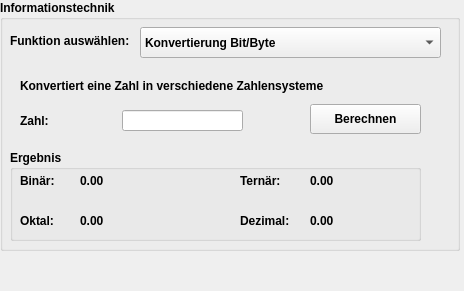
<?xml version="1.0" encoding="UTF-8"?>
<ui version="4.0">
 <class>Form</class>
 <widget class="QWidget" name="Form">
  <property name="geometry">
   <rect>
    <x>0</x>
    <y>0</y>
    <width>464</width>
    <height>291</height>
   </rect>
  </property>
  <property name="font">
   <font>
    <bold>true</bold>
   </font>
  </property>
  <property name="windowTitle">
   <string>Form</string>
  </property>
  <widget class="QGroupBox" name="groupBox_2">
   <property name="geometry">
    <rect>
     <x>0</x>
     <y>0</y>
     <width>460</width>
     <height>251</height>
    </rect>
   </property>
   <property name="minimumSize">
    <size>
     <width>460</width>
     <height>0</height>
    </size>
   </property>
   <property name="maximumSize">
    <size>
     <width>460</width>
     <height>16777215</height>
    </size>
   </property>
   <property name="font">
    <font>
     <bold>true</bold>
    </font>
   </property>
   <property name="title">
    <string>Informationstechnik</string>
   </property>
   <widget class="QLabel" name="label_2">
    <property name="geometry">
     <rect>
      <x>10</x>
      <y>30</y>
      <width>131</width>
      <height>21</height>
     </rect>
    </property>
    <property name="text">
     <string>Funktion auswählen:</string>
    </property>
   </widget>
   <widget class="QComboBox" name="combo_function_2">
    <property name="geometry">
     <rect>
      <x>140</x>
      <y>27</y>
      <width>301</width>
      <height>31</height>
     </rect>
    </property>
    <item>
     <property name="text">
      <string>Konvertierung Bit/Byte</string>
     </property>
    </item>
    <item>
     <property name="text">
      <string>Konvertierung Zahlensysteme</string>
     </property>
    </item>
   </widget>
   <widget class="QStackedWidget" name="stacked_inputs_2">
    <property name="geometry">
     <rect>
      <x>10</x>
      <y>60</y>
      <width>421</width>
      <height>181</height>
     </rect>
    </property>
    <property name="currentIndex">
     <number>1</number>
    </property>
    <widget class="QWidget" name="page_add_2">
     <widget class="QLabel" name="label_add_value_2">
      <property name="geometry">
       <rect>
        <x>10</x>
        <y>50</y>
        <width>101</width>
        <height>21</height>
       </rect>
      </property>
      <property name="text">
       <string>Bit</string>
      </property>
     </widget>
     <widget class="QLineEdit" name="input_add_value_2">
      <property name="geometry">
       <rect>
        <x>120</x>
        <y>50</y>
        <width>113</width>
        <height>20</height>
       </rect>
      </property>
      <property name="font">
       <font>
        <bold>true</bold>
       </font>
      </property>
     </widget>
     <widget class="QLabel" name="label_add_percent_2">
      <property name="geometry">
       <rect>
        <x>10</x>
        <y>80</y>
        <width>101</width>
        <height>21</height>
       </rect>
      </property>
      <property name="text">
       <string>Byte</string>
      </property>
     </widget>
     <widget class="QLineEdit" name="input_add_percent_2">
      <property name="geometry">
       <rect>
        <x>120</x>
        <y>80</y>
        <width>113</width>
        <height>20</height>
       </rect>
      </property>
     </widget>
     <widget class="QLabel" name="label_add_2">
      <property name="geometry">
       <rect>
        <x>10</x>
        <y>10</y>
        <width>421</width>
        <height>31</height>
       </rect>
      </property>
      <property name="text">
       <string>Konvertiert zwischen Bit und Byte</string>
      </property>
     </widget>
     <widget class="QPushButton" name="btn_calculate_3">
      <property name="geometry">
       <rect>
        <x>10</x>
        <y>110</y>
        <width>111</width>
        <height>30</height>
       </rect>
      </property>
      <property name="text">
       <string>Konvertieren</string>
      </property>
     </widget>
    </widget>
    <widget class="QWidget" name="page_sub_2">
     <widget class="QLabel" name="label_sub_2">
      <property name="geometry">
       <rect>
        <x>10</x>
        <y>10</y>
        <width>421</width>
        <height>31</height>
       </rect>
      </property>
      <property name="text">
       <string>Konvertiert eine Zahl in verschiedene Zahlensysteme</string>
      </property>
     </widget>
     <widget class="QLabel" name="label_sub_value_2">
      <property name="geometry">
       <rect>
        <x>10</x>
        <y>50</y>
        <width>101</width>
        <height>21</height>
       </rect>
      </property>
      <property name="text">
       <string>Zahl:</string>
      </property>
     </widget>
     <widget class="QLineEdit" name="input_sub_value_2">
      <property name="geometry">
       <rect>
        <x>112</x>
        <y>50</y>
        <width>121</width>
        <height>21</height>
       </rect>
      </property>
     </widget>
     <widget class="QGroupBox" name="groupBox_results_2">
      <property name="geometry">
       <rect>
        <x>0</x>
        <y>90</y>
        <width>411</width>
        <height>91</height>
       </rect>
      </property>
      <property name="title">
       <string>Ergebnis</string>
      </property>
      <widget class="QLabel" name="label_result_title_2">
       <property name="geometry">
        <rect>
         <x>10</x>
         <y>20</y>
         <width>51</width>
         <height>21</height>
        </rect>
       </property>
       <property name="text">
        <string>Binär:</string>
       </property>
      </widget>
      <widget class="QLabel" name="result_value_2">
       <property name="geometry">
        <rect>
         <x>70</x>
         <y>20</y>
         <width>121</width>
         <height>21</height>
        </rect>
       </property>
       <property name="text">
        <string>0.00</string>
       </property>
      </widget>
      <widget class="QLabel" name="label_result_title_3">
       <property name="geometry">
        <rect>
         <x>10</x>
         <y>60</y>
         <width>51</width>
         <height>21</height>
        </rect>
       </property>
       <property name="text">
        <string>Oktal:</string>
       </property>
      </widget>
      <widget class="QLabel" name="label_result_title_4">
       <property name="geometry">
        <rect>
         <x>230</x>
         <y>20</y>
         <width>51</width>
         <height>21</height>
        </rect>
       </property>
       <property name="text">
        <string>Ternär:</string>
       </property>
      </widget>
      <widget class="QLabel" name="result_value_3">
       <property name="geometry">
        <rect>
         <x>70</x>
         <y>60</y>
         <width>121</width>
         <height>21</height>
        </rect>
       </property>
       <property name="text">
        <string>0.00</string>
       </property>
      </widget>
      <widget class="QLabel" name="result_value_4">
       <property name="geometry">
        <rect>
         <x>300</x>
         <y>20</y>
         <width>41</width>
         <height>21</height>
        </rect>
       </property>
       <property name="text">
        <string>0.00</string>
       </property>
      </widget>
      <widget class="QLabel" name="label_result_title_5">
       <property name="geometry">
        <rect>
         <x>230</x>
         <y>60</y>
         <width>51</width>
         <height>21</height>
        </rect>
       </property>
       <property name="text">
        <string>Dezimal:</string>
       </property>
      </widget>
      <widget class="QLabel" name="result_value_5">
       <property name="geometry">
        <rect>
         <x>300</x>
         <y>60</y>
         <width>41</width>
         <height>21</height>
        </rect>
       </property>
       <property name="font">
        <font>
         <bold>true</bold>
         <kerning>true</kerning>
        </font>
       </property>
       <property name="text">
        <string>0.00</string>
       </property>
      </widget>
     </widget>
     <widget class="QPushButton" name="btn_calculate_2">
      <property name="geometry">
       <rect>
        <x>300</x>
        <y>44</y>
        <width>111</width>
        <height>30</height>
       </rect>
      </property>
      <property name="text">
       <string>Berechnen</string>
      </property>
     </widget>
    </widget>
   </widget>
  </widget>
 </widget>
 <resources/>
 <connections/>
</ui>
